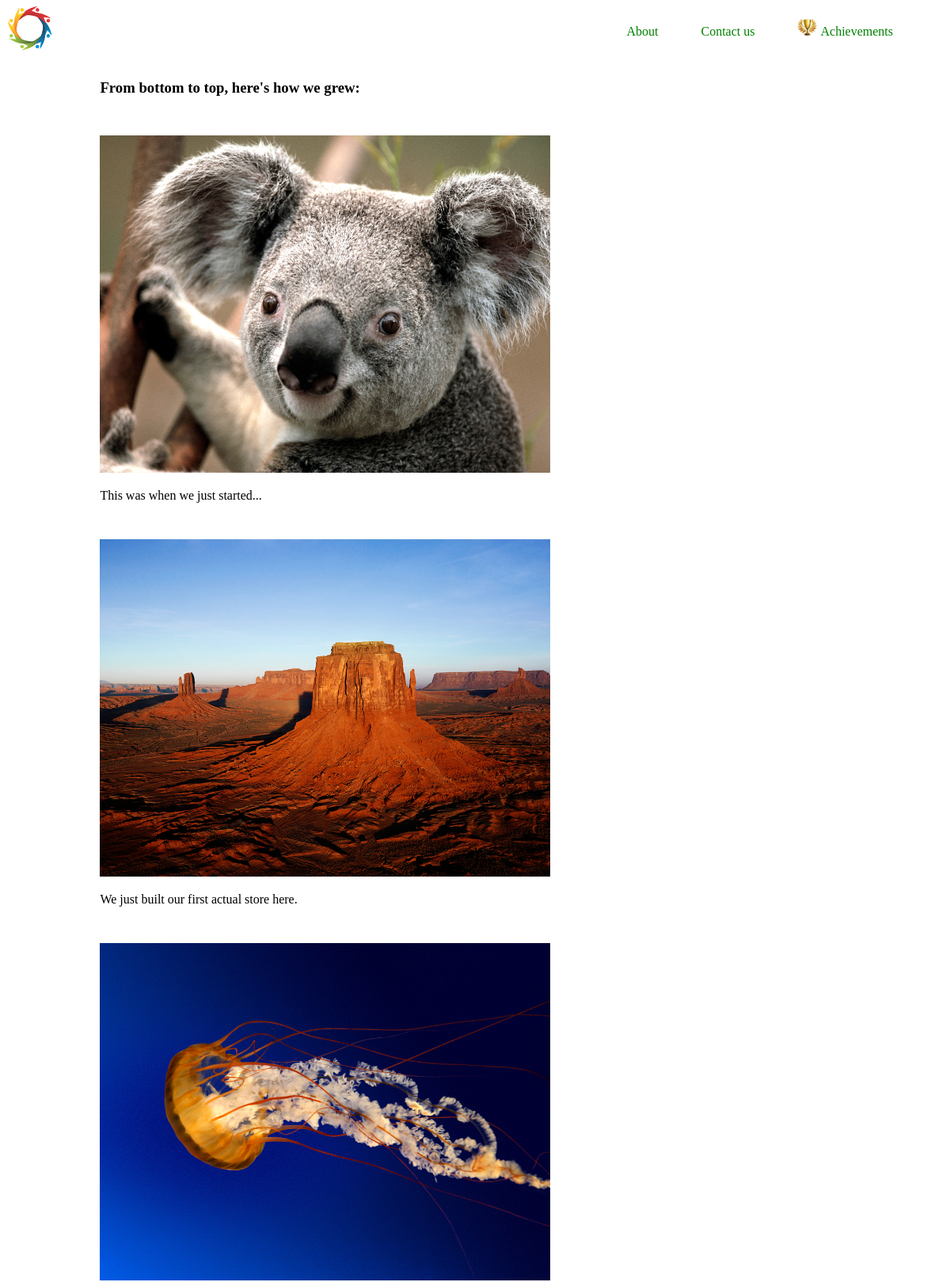
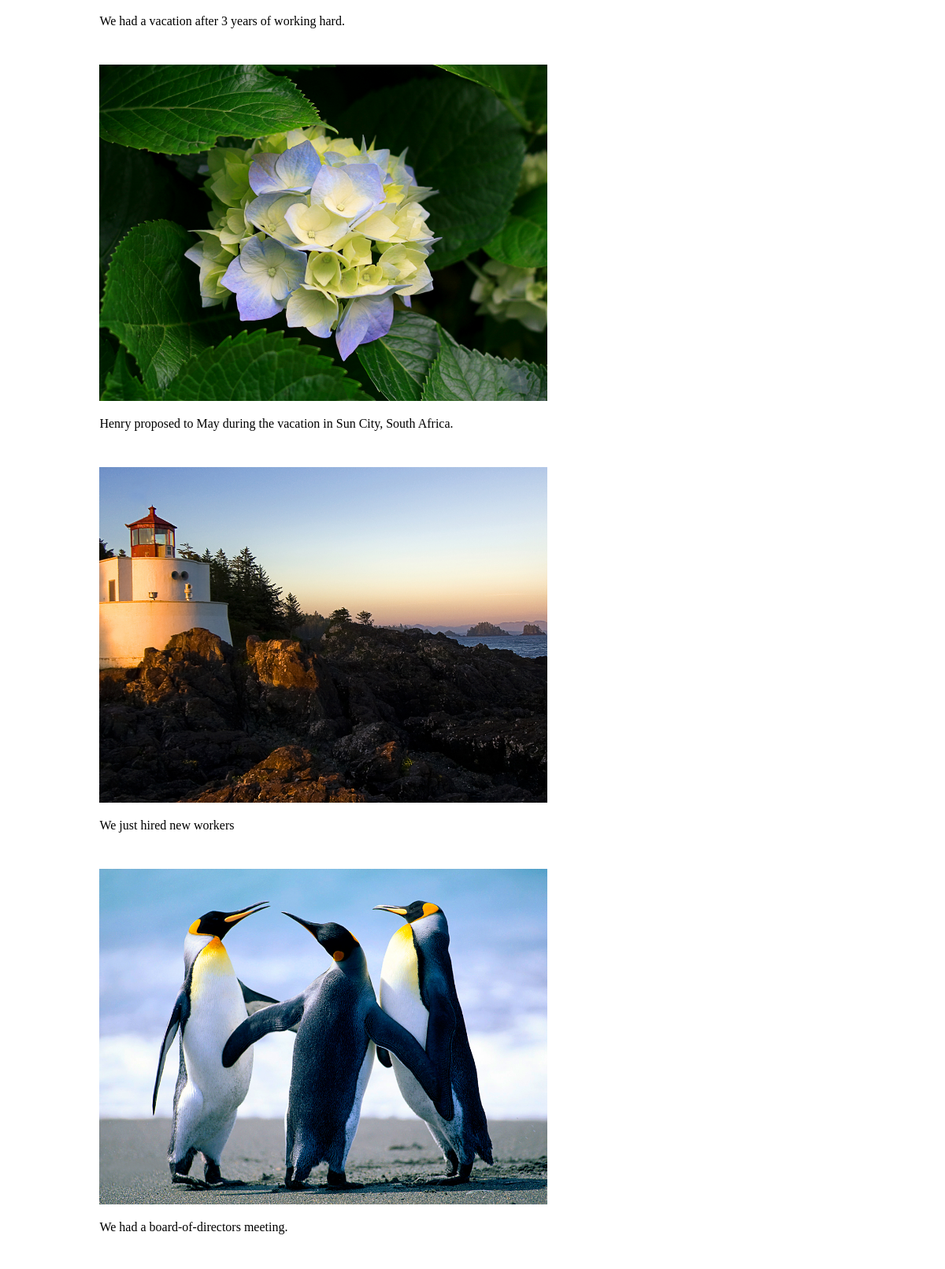
Page /achievements/ (upper part) on the committed database (2 pictures, top to bottom).
### webpage/models.py (models this page shows, shortened)
class Post(models.Model):
	title = models.CharField(max_length=225)
	slug = models.SlugField(max_length = 225, unique = True)
	created = models.DateTimeField(auto_now_add = True)
	image = models.ImageField(upload_to = 'img')
	class meta:
		ordering = ('-created',)

### webpage/views.py (the view)
# urls.py: path('achievements/', views.achievement),
def achievement(request):
	posts = Post.objects.all()
	return render(request, "achievement.html", {'posts':posts})

### webpage/templates/achievement.html (shortened to what this page needs)
{% extends 'index.html' %}
{% load static %}
{% block content %}
</head>
<body>
	<article>
		<h3>From bottom to top, here's how we grew: </h3>
		{% for pst in posts %}
			<div style="padding-top: 30px">
				<img src="{{ pst.image.url }}" width="60%" style="{padding-bottom: 0px; margin-bottom: 0px;}">
				<p style="{padding-top: 0px; margin-top: 0px;}">{{ pst.title }}</p>
			</div>
		{% endfor %}
	</article>
{% endblock %}

### webpage/templates/index.html (shortened to what this page needs)
{% load static %}
<!DOCTYPE html>
<html>
<head>
	<link rel="stylesheet" type="text/css" href="{% static 'css/styles.css' %}">
</head>
<body id="onlyBody">
	<nav>
		<a href="/"><p><img src="{% static 'Images/logo2.png' %}" width="60px" class = "bl"></p></a>
		<ul>
			<li><a href="/about">About</a></li>
			<li><a href="/contact_us">Contact us</a></li>
			<li><a href="/achievements"><img src="{% static 'Images/achievement1.png' %}" width="25px">  <p>Achievements</p></a></li>
		</ul>
	</nav>
	{% block content %}{% endblock %}
</body>
</html>

### webpage/static/css/styles.css (style rules this page uses)
header, section, article { width: 80%; margin: auto; }
header, section, aside, article, footer { border-right: }
nav { position: fixed; top: 0; background: white; width: 100%; padding-top: 7px; }
nav p { width: 10%; display: inline; }
nav ul { display: inline; list-style: none; width: 90%; text-align: right; float: right; position: absolute; padding: 0px; box-sizing: border-box; }
nav li { display: inline; }
nav ul li:first-child { padding-right: 50px; }
nav ul li:nth-child(2) { padding-right: 50px; }
nav ul li:last-child { padding-right: 20px; }
a { text-decoration: none; color: green; }
section, article { font-family: "Trebuchet MS" }

### webpage/templates/achievement.html (style rules this page uses)
body article { width: 80%; margin: auto; }

### rows in the picture
Post: image (picture), title "This was when we just started..."
Post: image (picture), title "We just built our first actual store here."
Post: image (picture), title "We had a vacation after 3 years of working hard."
Post: image (picture), title "Henry proposed to May during the vacation in Sun City, South Africa."
Post: image (picture), title "We just hired new workers"
Post: image (picture), title "We had a board-of-directors meeting."
